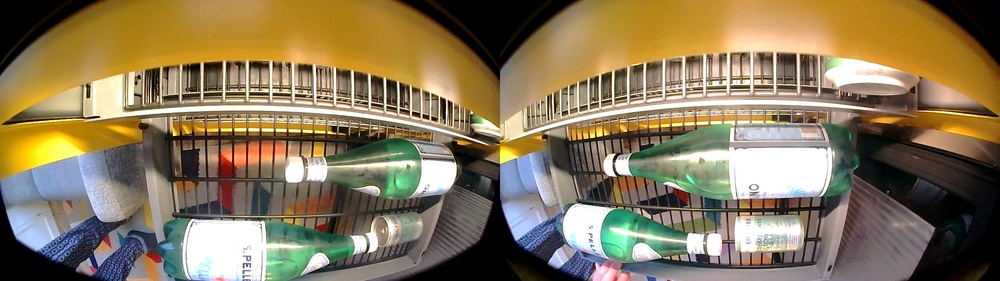
#> input picture assets/full_rack.jpg, 1000 x 281 px, shrunk from 2560 x 720 before the run, given in place of 20_right_720.mp4, which was not available
$ python main.py
#> lines starting #> are read from the running program, lines starting #| are printed output that depends on the picture; after the words box and inside, x2 and y2 are one past the last pixel; in counts of white or black regions, pixels touching at a corner belong together; pictures that were not available may be replaced by others from this repository, and a replacement may not be noted
### utils.py
import cv2
import numpy as np


def get_stitched_images(video_r: cv2.VideoCapture, video_l: cv2.VideoCapture, timestamp: float) -> np.ndarray:
    """
    Take a given timestamp, extract a still frame at the given timestamp for each ultra-wide camera
    and stitch them together to form a single image.
    :param video_r: right ultra-wide camera video
    :param video_l: left ultra-wide camera video
    :param timestamp: timestamp to extract still frames from, measured in seconds
    :return: stitched image
    """
    # turn the timestamp into a frame number
    fps_r = video_r.get(cv2.CAP_PROP_FPS)
    fps_l = video_l.get(cv2.CAP_PROP_FPS)
    timestamp_frame_r = timestamp * fps_r
    timestamp_frame_l = timestamp * fps_l

    # Check if the timestamp is within the bounds of the video
    if timestamp_frame_r < 0 or timestamp_frame_r > video_r.get(cv2.CAP_PROP_FRAME_COUNT):
        raise ValueError('timestamp is out of bounds')
    if timestamp_frame_l < 0 or timestamp_frame_l > video_l.get(cv2.CAP_PROP_FRAME_COUNT):
        raise ValueError('timestamp is out of bounds')

    # Set the video capture to the given timestamp
    video_r.set(cv2.CAP_PROP_POS_FRAMES, timestamp_frame_r)
    video_l.set(cv2.CAP_PROP_POS_FRAMES, timestamp_frame_l)

    # Read the frame at the given timestamp
    _, frame_r = video_r.read()
    _, frame_l = video_l.read()

    # Stitch the frames together
    stitched_img = np.concatenate((frame_r, frame_l), axis=1)

    return stitched_img


# [17 lines that do not run on import are left out]

### rack_detection.py
import time

import cv2


class RackDetector:
    def __init__(self, set_size=5, detection_interval=1):
        self.detection_interval = detection_interval
        self.last_timestamp = 0
        self.central_idx = set_size // 2
        self.set_size = set_size
        self.contours_len = [0] * set_size
        self.images = [None] * set_size
        self.timestamps = [0] * set_size

    @staticmethod
    def get_contours_len(image):
        gray = cv2.cvtColor(image, cv2.COLOR_BGR2GRAY)
        edges = cv2.Canny(gray, 100, 200, apertureSize=3)
        contours, _ = cv2.findContours(edges, cv2.RETR_EXTERNAL, cv2.CHAIN_APPROX_SIMPLE)
        return len(contours)

    def detect(self, image):
        time_now = time.monotonic()
        if time_now - self.last_timestamp < self.detection_interval:
            return None
        self.last_timestamp = time_now
        current_len_contours = self.get_contours_len(image)

        self.contours_len.append(current_len_contours)
        self.images.append(image)
        if len(self.contours_len) > self.set_size:
            self.contours_len.pop(0)
            self.images.pop(0)
        else:
            return None

        central_len = self.contours_len[self.central_idx]
        set_compare = self.contours_len[:self.central_idx] + self.contours_len[self.central_idx + 1:]

        if all((central_len - len_contours) > 0 for len_contours in set_compare):
            return self.images[self.central_idx]

### streaming_utils.py
import time

import cv2
from utils import get_stitched_images


class TestFrameCapture:

    def __init__(self):
        self.start_time = time.monotonic()
        self.cap_l = cv2.VideoCapture('data/videos/20_left_720.mp4')
        self.cap_r = cv2.VideoCapture('data/videos/20_right_720.mp4')
        self.fps_l = self.cap_l.get(cv2.CAP_PROP_FPS)
        self.fps_r = self.cap_r.get(cv2.CAP_PROP_FPS)

    def get_frame(self):
        try:
            time_elapsed = time.monotonic() - self.start_time
            frame_num_l = int(time_elapsed * self.fps_l)
            frame_num_r = int(time_elapsed * self.fps_r)
            self.cap_l.set(cv2.CAP_PROP_POS_FRAMES, frame_num_l)
            self.cap_r.set(cv2.CAP_PROP_POS_FRAMES, frame_num_r)
            return get_stitched_images(self.cap_r, self.cap_l, time_elapsed), time_elapsed
#> in get_stitched_images, frame_r is the input picture: shape (281, 1000, 3); mean B, G, R 90.2, 120.7, 136.7
#> in get_stitched_images, `stitched_img = np.concatenate((frame_r, frame_l), axis=1)`:
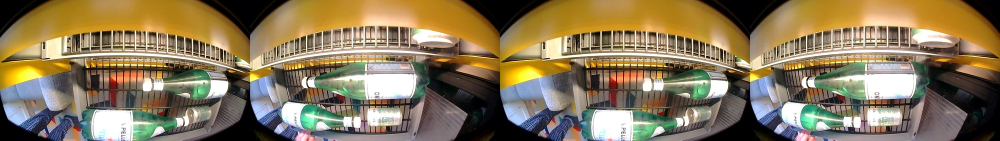
#> stitched_img: shape (281, 2000, 3) (shown at 1/2 size); mean B, G, R 90.2, 120.7, 136.7
        except ValueError:
            exit(0)

### main.py
import os

import cv2

from rack_detection import RackDetector
from streaming_utils import TestFrameCapture

FPS = 10
frame_capture = TestFrameCapture()
rack_detector = RackDetector(detection_interval=1)

res_folder = 'data/rack_detection/'
os.makedirs(res_folder, exist_ok=True)
cv2.namedWindow('frame', cv2.WINDOW_NORMAL)

while True:
    frame, timestamp = frame_capture.get_frame()
#> timestamp = 0.0106
    if frame is None:
        break
    res_img = rack_detector.detect(frame)
#> in get_contours_len, `gray = cv2.cvtColor(image, cv2.COLOR_BGR2GRAY)`:
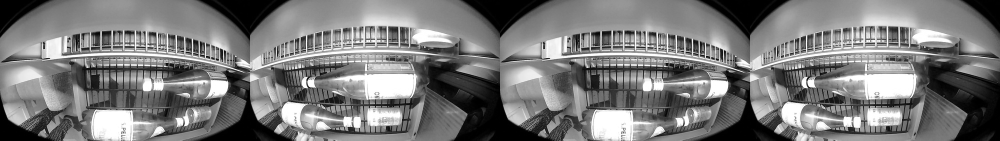
#> gray: shape (281, 2000) (shown at 1/2 size); min 0, max 255, mean 122
#> in get_contours_len, `edges = cv2.Canny(gray, 100, 200, apertureSize=3)`:
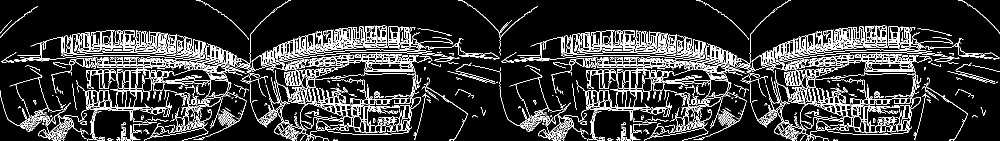
#> edges: shape (281, 2000) (shown at 1/2 size); 12.6% white in thin lines or dots
#> in get_contours_len, `contours, _ = cv2.findContours(edges, cv2.RETR_EXTERNAL, cv2.CHAIN_APP..`: contours = 1418 contours, 1224 with area under 20; largest, box (x1, y1, x2, y2) and area: (0, 137, 127, 264) 3179, (945, 131, 1127, 264) 3178, (1559, 203, 1616, 261) 1755, (559, 203, 616, 261) 1755, (1654, 147, 1842, 270) 1407
#> in detect, `current_len_contours = self.get_contours_len(image)`: current_len_contours = 1418
#> in detect, `central_len = self.contours_len[self.central_idx]`: central_len = 0
#> in detect, `set_compare = self.contours_len[:self.central_idx] + self.contours_len..`: set_compare = [0, 0, 0, 1418]
#> res_img = None
#> (the program exits here)
